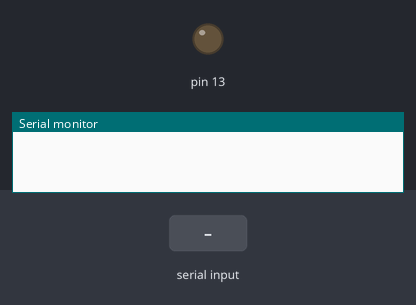
This sketch was run on a simulated Arduino Uno, built with avr-gcc and run on an emulated ATmega328P. On the bench: output pins drawn as LEDs (lit = HIGH), the last lines printed to the serial monitor. The test bench sets the inputs (shaded band).

Above: at 1.2 s.
1.3 s: "A" received over the second serial link
At 2.5 s:
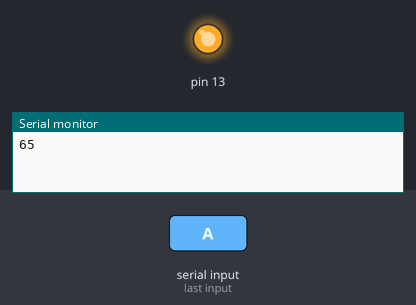
2.8 s: "B" received over the second serial link
At 3.8 s:
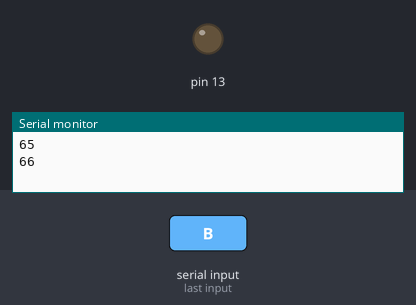
Timing chart, 0 to 5.8 s (numbered marks = the images above; inputs shaded):
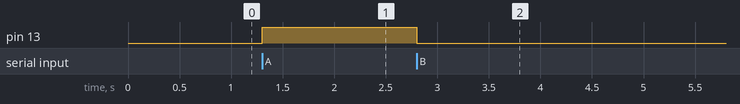

The sketch:

Bluetooth_Okuma.ino
```cpp
#include <SoftwareSerial.h>
SoftwareSerial btSerial(10, 11);

int gelenDeger = 0;  //Bluetooth cihazından gelecek sinyalin değişkeni

void setup() {
  // put your setup code here, to run once:
  // 9600 baud hızında bir seri port açalım

  Serial.begin(9600);
  btSerial.begin(9600);
  pinMode(13, OUTPUT);
  digitalWrite(13,0);
}

void loop() {
  // put your main code here, to run repeatedly:

  //Gelen veriyi 'gelenDeger' değişkenine kaydet
  if (btSerial.available() > 0) {
    gelenDeger = btSerial.read();
    Serial.println(gelenDeger);

    if (gelenDeger == 65)// gelen değer ASCII 65 ise yani A 13 nolu pine 1 yolla
      digitalWrite(13, 1);
    if (gelenDeger == 66)// gelen değer ASCII 66 ise yani B 13 nolu pine 0 yolla
      digitalWrite(13, 0);
  }
}
```

Measured:
- after the input at 1.3 s, pin 13: LOW → HIGH at once
- after the input at 2.8 s, pin 13: HIGH → LOW at once
